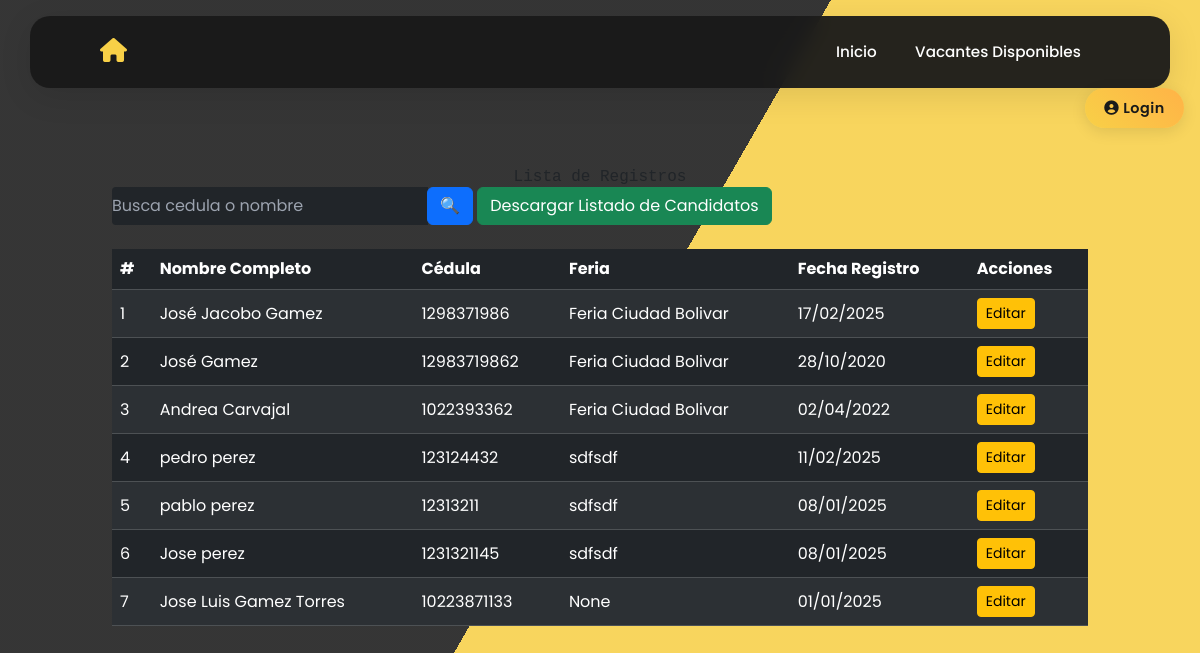
Before: /registros/ with the older database file.
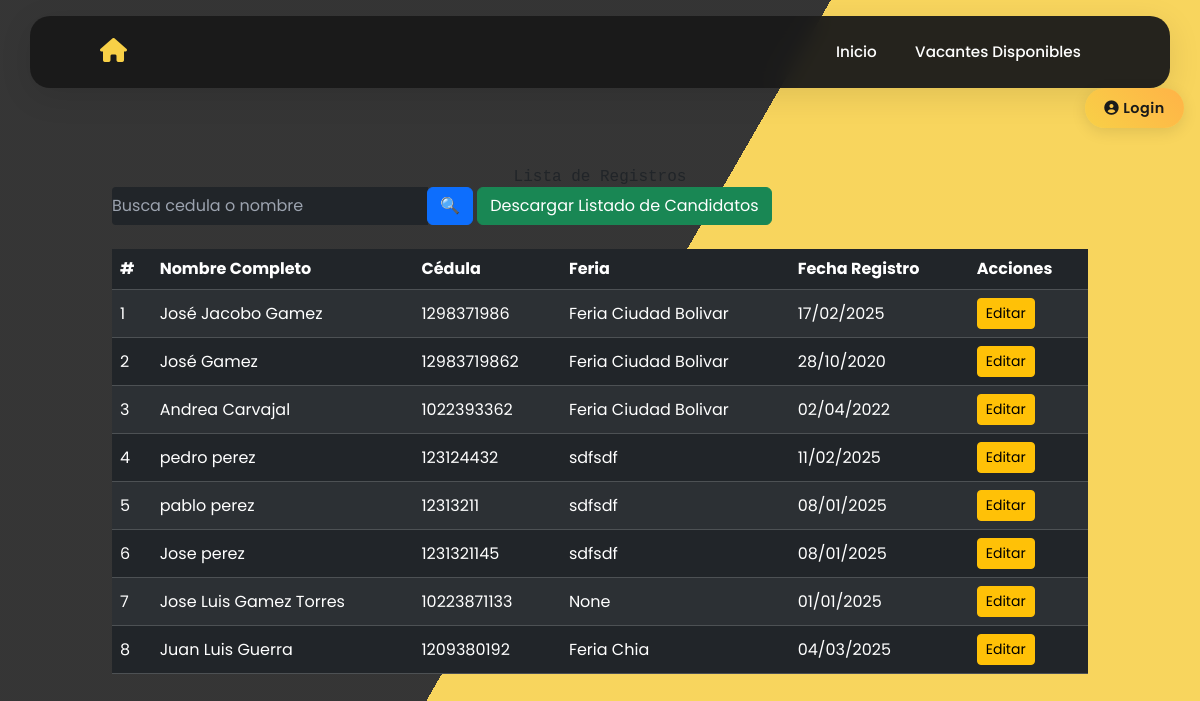
After: the same page with the newer database file.
### vacantes/models.py (models this page shows, shortened)
class RegistroCandidato(models.Model):
    SEX_CHOICES = [
        ('M', 'Mujer'),
        ('H', 'Hombre'),
        ('I', 'Intersexual'),
    ]
    DOCUMENT_TYPE_CHOICES = [
        ('CC', 'CEDULA DE CIUDADANIA'),
        ('PEP', 'PERMISO ESPECIAL DE PERMANENCIA'),
        ('TI', 'TARJETA DE IDENTIDAD'),
        ('DNI', 'DOCUMENTO NACIONAL DE IDENTIFICACION'),
        ('PAS', 'PASAPORTE'),
        ('CE', 'CEDULA DE EXTRANJERIA'),
    ]
    EDUCATION_LEVEL_CHOICES = [
        ('BP', 'BASICA PRIMARIA'),
        ('BS', 'BASICA SECUNDARIA'),
        ('BA', 'BACHILLER ACADEMICO'),
        ('EBA', 'ESTUDIANTE BACHILLER ACADEMICO'),
        ('TL', 'TECNICO LABORAL/PROFESIONAL'),
        ('ETL', 'ESTUDIANTE TECNICO LABORAL/PROFESIONAL'),
        ('T', 'TECNOLOGO'),
        ('ET', 'ESTUDIANTE TECNOLOGO'),
        ('P', 'PROFESIONAL'),
        ('EP', 'ESTUDIANTE PROFESIONAL'),
        ('PG', 'POSGRADO'),
    ]
    SCHEDULE_CHOICES = [
        ('FT', 'TIEMPO COMPLETO'),
        ('PT', 'MEDIO TIEMPO'),
        ('WE', 'FINES DE SEMANA'),
    ]
    DISABILITY_CHOICES = [
        ('SI', 'Sí'),
        ('NO', 'No'),
    ]
    SISE_CHOICES = [
        ('SI', 'Sí'),
        ('NO', 'No'),
    ]
    RECRUITER_CHOICES = [
        ('NN', 'No conoce el nombre'),
        ('AAM', 'Angel Andres Moyano Molano'),
        ('DAP', 'Diego Alejandro Parra Pinto'),
        ('EJC', 'Erika Julieth Cristancho Pérez'),
    ]
    feria = models.CharField(max_length=100, blank=True, null=True)
    fecha_feria = models.DateField(default=date(2025, 1, 1), blank=True, null=True)
    sexo = models.CharField(max_length=1, choices=SEX_CHOICES)
    tipo_documento = models.CharField(max_length=3, choices=DOCUMENT_TYPE_CHOICES)
    numero_documento = models.CharField(max_length=20, unique=True)
    nombres = models.CharField(max_length=100)
    apellidos = models.CharField(max_length=100)
    numero_celular = models.CharField(max_length=15)
    correo_electronico = models.EmailField()
    fecha_nacimiento = models.DateField()
    formacion_academica = models.CharField(max_length=3, choices=EDUCATION_LEVEL_CHOICES)
    programa_academico = models.CharField(max_length=100)
    experiencia_laboral = models.TextField(blank=True, null=True)
    interes_ocupacional = models.TextField(blank=True, null=True)
    localidad_municipio = models.CharField(max_length=100)
    candidato_discapacidad = models.CharField(max_length=2, choices=DISABILITY_CHOICES)
    tipo_discapacidad = models.CharField(max_length=100, blank=True, null=True)
    horario_interesado = models.CharField(max_length=2, choices=SCHEDULE_CHOICES)
    aspiracion_salarial = models.IntegerField(
        validators=[validar_aspiracion_salarial],
        help_text="Ingrese un valor numérico mayor a 1,000,000."
    )
    registrado_en_sise = models.CharField(max_length=2, choices=SISE_CHOICES)
    tecnico_seleccion = models.CharField(max_length=3, choices=RECRUITER_CHOICES, blank=True, null=True)
    vacantes_disponibles = models.ManyToManyField("Vacante", related_name="candidatos", blank=True)
    class Meta:
        verbose_name = "Registro de Candidato"
        verbose_name_plural = "Registros de Candidatos"

### vacantes/views.py (the view, shortened to what this page needs)
# urls.py: path('registros/', views.lista_registros, name='lista_registros'),
def lista_registros(request):
    query = request.GET.get('q', '')  # Captura el término de búsqueda
    registros = RegistroCandidato.objects.all()
    context = {
        'registros': registros,
        'query': query
    }
    return render(request, 'lista_registros.html', context)

### vacantes/templates/lista_registros.html (shortened to what this page needs)
{% extends 'base.html' %}
{% block contenido %}
<div class="container mt-5">
    <h1 class="text-center">Lista de Registros</h1>
    <form method="get" class="mb-4">
        <div class="input-group">
            <input class="text-white bg-dark" type="text" name="q" value="{{ query }}" class="form-control" placeholder="Busca cedula o nombre">
            <div class="input-group-append">
                <button class="btn btn-primary" type="submit">🔍</button>
                <a href="{% url 'exportar_candidatos' %}" class="btn btn-success">Descargar Listado de Candidatos</a>
            </div>
        </div>
    </form>
    <table class="table table-dark table-striped">
        <thead>
            <tr>
                <th>#</th>
                <th>Nombre Completo</th>
                <th>Cédula</th>
                <th>Feria</th>
                <th>Fecha Registro</th>
                <th>Acciones</th>
            </tr>
        </thead>
        <tbody>
            {% for registro in registros %}
                <tr>
                    <td>{{ forloop.counter }}</td>
                    <td>{{ registro.nombres }} {{ registro.apellidos }}</td>
                    <td>{{ registro.numero_documento }}</td>
                    <td>{{ registro.feria }}</td>
                    <td>{{ registro.fecha_feria|date:"d/m/Y" }}</td>
                    <td>
                        <a href="{% url 'editar_registro' registro.pk %}" class="btn btn-warning btn-sm">Editar</a>
                    </td>
                </tr>
            {% empty %}
                <tr>
                    <td colspan="5" class="text-center">No se encontraron registros.</td>
                </tr>
            {% endfor %}
        </tbody>
    </table>
</div>
{% endblock %}

Changed rows visible on the page:
added RegistroCandidato: nombres "Juan Luis", apellidos "Guerra", numero_documento "1209380192", feria "Feria Chia", fecha_feria "04/03/2025"
